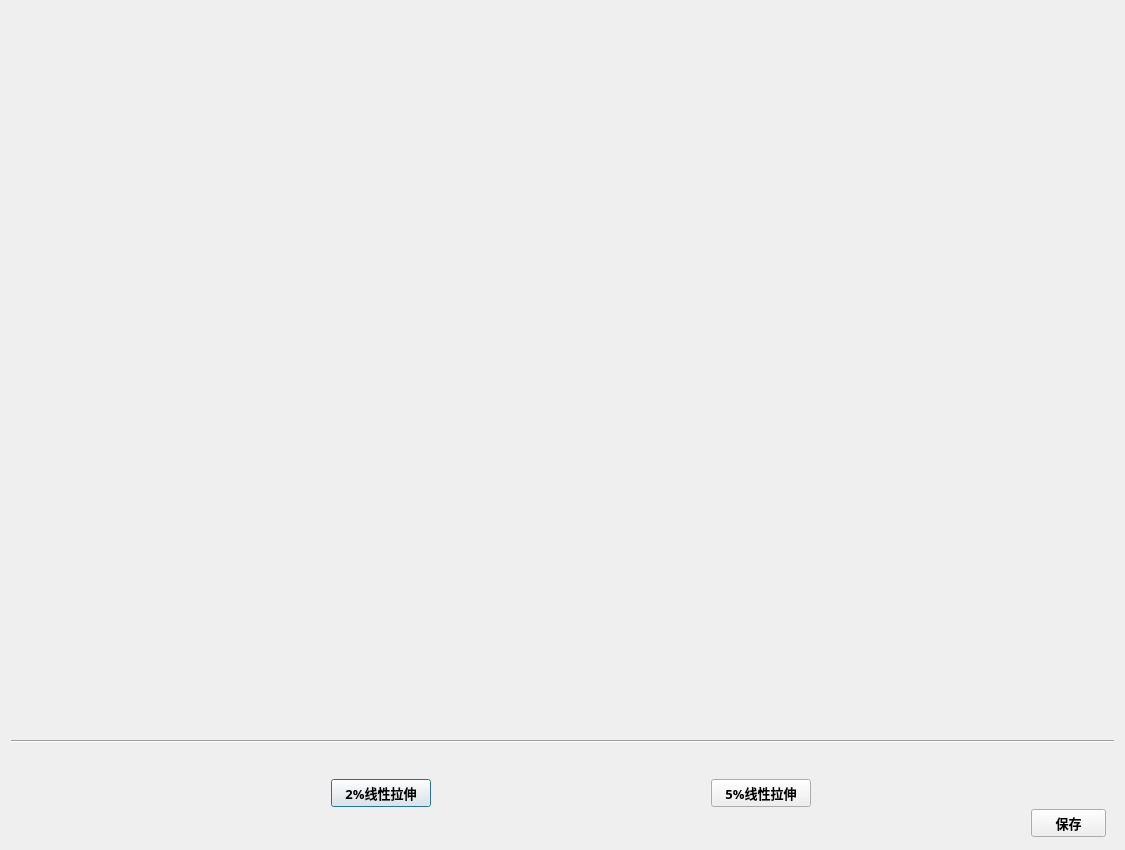
<?xml version="1.0" encoding="UTF-8"?>
<ui version="4.0">
 <class>Dialog</class>
 <widget class="QDialog" name="Dialog">
  <property name="geometry">
   <rect>
    <x>0</x>
    <y>0</y>
    <width>1125</width>
    <height>850</height>
   </rect>
  </property>
  <property name="minimumSize">
   <size>
    <width>1125</width>
    <height>850</height>
   </size>
  </property>
  <property name="maximumSize">
   <size>
    <width>1125</width>
    <height>850</height>
   </size>
  </property>
  <property name="windowTitle">
   <string>线性拉伸</string>
  </property>
  <layout class="QVBoxLayout" name="verticalLayout" stretch="8,1,1">
   <item>
    <widget class="GuetShowLabel" name="label">
     <property name="text">
      <string/>
     </property>
    </widget>
   </item>
   <item>
    <widget class="Line" name="line">
     <property name="orientation">
      <enum>Qt::Horizontal</enum>
     </property>
    </widget>
   </item>
   <item>
    <widget class="QWidget" name="widget" native="true">
     <widget class="QPushButton" name="pushButton">
      <property name="geometry">
       <rect>
        <x>320</x>
        <y>30</y>
        <width>100</width>
        <height>28</height>
       </rect>
      </property>
      <property name="font">
       <font>
        <family>Agency FB</family>
        <pointsize>10</pointsize>
        <weight>75</weight>
        <bold>true</bold>
       </font>
      </property>
      <property name="text">
       <string>2%线性拉伸</string>
      </property>
     </widget>
     <widget class="QPushButton" name="pushButton_2">
      <property name="geometry">
       <rect>
        <x>700</x>
        <y>30</y>
        <width>100</width>
        <height>28</height>
       </rect>
      </property>
      <property name="font">
       <font>
        <family>Agency FB</family>
        <pointsize>10</pointsize>
        <weight>75</weight>
        <bold>true</bold>
       </font>
      </property>
      <property name="text">
       <string>5%线性拉伸</string>
      </property>
     </widget>
     <widget class="QPushButton" name="pushButton_3">
      <property name="geometry">
       <rect>
        <x>1020</x>
        <y>60</y>
        <width>75</width>
        <height>28</height>
       </rect>
      </property>
      <property name="font">
       <font>
        <family>Agency FB</family>
        <pointsize>10</pointsize>
        <weight>75</weight>
        <bold>true</bold>
       </font>
      </property>
      <property name="text">
       <string>保存</string>
      </property>
     </widget>
    </widget>
   </item>
  </layout>
 </widget>
 <customwidgets>
  <customwidget>
   <class>GuetShowLabel</class>
   <extends>QLabel</extends>
   <header>guet_widget.guet_label.guet_show_label</header>
  </customwidget>
 </customwidgets>
 <resources/>
 <connections/>
</ui>
